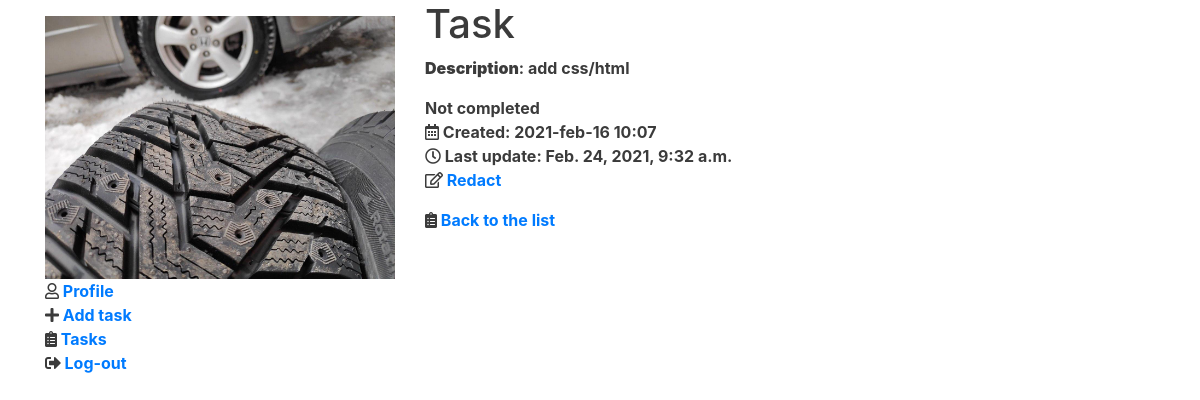
Screenshot of /tasks/details/1 (signed in) with the database file from the repository.
### accounts/models.py (models this page shows, shortened)
class Profile(models.Model):
    user = models.OneToOneField(User, on_delete=models.CASCADE)
    birthdate = models.DateField(blank=True, null=True)
    avatar = models.ImageField(upload_to="user_avatars/%Y/%m/%d", blank=True)

### tasks/models.py (models this page shows, shortened)
class TodoItem(models.Model):
    PRIORITY_HIGH = 1
    PRIORITY_MEDIUM = 2
    PRIORITY_LOW = 3
    PRIORITY_CHOICES = [
        (PRIORITY_HIGH, "High priority"),
        (PRIORITY_MEDIUM, "Medium priority"),
        (PRIORITY_LOW, "Low priority"),
    ]
    description = models.CharField(max_length=64)
    is_completed = models.BooleanField("Performed", default=False)
    created = models.DateTimeField(auto_now_add=True)
    updated = models.DateTimeField(auto_now=True)
    owner = models.ForeignKey(
        User, on_delete=models.CASCADE, related_name="tasks")
    priority = models.IntegerField(
        "Priority", choices=PRIORITY_CHOICES, default=PRIORITY_MEDIUM
    )
    def __str__(self):
        return self.description.lower()
    class Meta:
        ordering = ("-created",)
    tags = TaggableManager()

### tasks/views.py (the view)
# urls.py: path("details/<int:pk>", views.TaskDetailsView.as_view(), name="details"),
class TaskDetailsView(DetailView):
    model = TodoItem
    template_name = 'tasks/details.html'

### tasks/templates/tasks/details.html (shortened to what this page needs)
{% extends "base.html" %}
{% block main_content %}
    <h1>Task</h1>
    <p><b>Description</b>: {{ object }}</p>
    <ul>
        <li>
            {{ object.is_completed|yesno:"Completed, Not completed" }}
        </li>
        <li><i class="far fa-calendar-alt"></i>&nbsp;Created: {{ object.created|date:"Y-b-d H:i" }}</li>
        <li><i class="far fa-clock"></i>&nbsp;Last update: {{ object.updated }}</li>
        <li><i class="far fa-edit"></i>&nbsp;<a href="{% url "tasks:edit" pk=object.pk %}">Redact</a></li>
    </ul>
    <i class="fas fa-clipboard-list"></i>&nbsp;<a href="{% url "tasks:list" %}">Back to the list</a>
{% endblock %}

### templates/base.html (shortened to what this page needs)
{% load static %}
<html>
<head>
    <link rel="stylesheet" href="{% static 'css/styles.css' %}">
    <link rel="stylesheet"
          href="https://stackpath.bootstrapcdn.com/bootstrap/4.2.1/css/bootstrap.min.css"
>
    <link rel="stylesheet"
          href="https://use.fontawesome.com/releases/v5.7.0/css/all.css"
>
</head>
<body>
<div class="container">
    <div class="row">
        <div class="side_bar col">
            {% block side_bar %}
                {% if user.is_authenticated %}
                    <img src="{{ user.profile.avatar.url }}" class="img-fluid">
                    <ul>
                        <li><i class="far fa-user"></i>&nbsp;<a href="{% url "edit" %}">Profile</a></li>
                        <li><i class="fa fa-plus"></i>&nbsp;<a href="{% url "tasks:create" %}">Add task</a></li>
                        <li><i class="fas fa-clipboard-list"></i>&nbsp;<a href="{% url "tasks:list" %}">Tasks</a></li>
                        <li><i class="fa fa-sign-out-alt"></i>&nbsp;<a href="{% url "logout" %}">Log-out</a></li>
                    </ul>
                {% endif %}
            {% endblock %}
        </div>
        <div class="main_content col-8">
            {% block main_content %}
            {% endblock %}
        </div>
    </div>
</div>
</body>
</html>

### static/css/styles.css (style rules this page uses)
.container { margin: 0 auto; min-width: 500px; width: 45%; text-align: left; color: #3b3b3b; font-weight: bold; }
ul { padding: 0; text-align: left; list-style: none; }

### rows the page displays
TodoItem: description "add css/html", is_completed "Not completed", created "2021-feb-16 10:07", updated "Feb. 24, 2021, 9:32 a.m."
